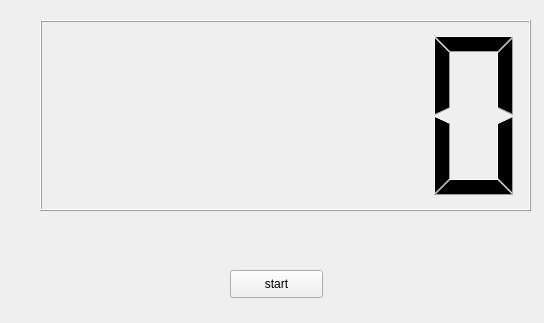
<?xml version="1.0" encoding="UTF-8"?>
<ui version="4.0">
 <class>Widget</class>
 <widget class="QWidget" name="Widget">
  <property name="geometry">
   <rect>
    <x>0</x>
    <y>0</y>
    <width>544</width>
    <height>323</height>
   </rect>
  </property>
  <property name="windowTitle">
   <string>Widget</string>
  </property>
  <widget class="QLCDNumber" name="lcdNumber">
   <property name="geometry">
    <rect>
     <x>40</x>
     <y>20</y>
     <width>491</width>
     <height>191</height>
    </rect>
   </property>
  </widget>
  <widget class="QPushButton" name="pushButton">
   <property name="geometry">
    <rect>
     <x>230</x>
     <y>270</y>
     <width>93</width>
     <height>28</height>
    </rect>
   </property>
   <property name="text">
    <string>start</string>
   </property>
  </widget>
 </widget>
 <layoutdefault spacing="6" margin="11"/>
 <resources/>
 <connections/>
</ui>
